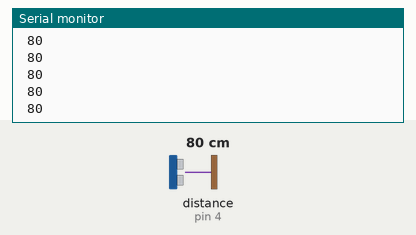
A sketch run on a simulated Arduino Uno, built with avr-gcc and run on an emulated ATmega328P. On the bench: the last lines printed to the serial monitor. Wiring (inferred from the names in the program): ultrasonic range finder: trigger pin 5; echo pin 4. Inputs (shaded band) come from the test bench; at power-on: distance to the obstacle (sensor on pin 4) 80 cm. The echo pulse lasts 58.3 µs per cm.

Above: at 1.2 s.
1.3 s: distance to the obstacle (sensor on pin 4) set to 2 cm
At 1.33 s:
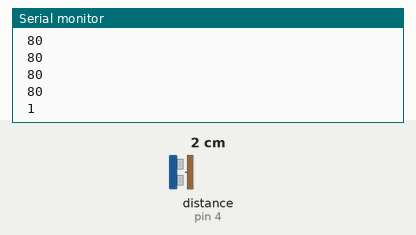
2.8 s: distance to the obstacle (sensor on pin 4) set to 4 cm
At 2.8 s:
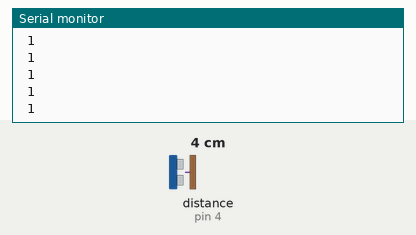
Timing chart, 0 to 5.8 s (numbered marks = the images above; inputs shaded):
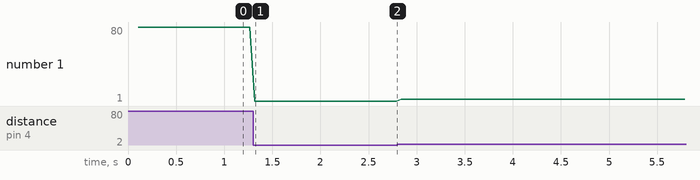

Measured:
- after the input at 1.3 s, the serial monitor: prints a new line at once (image 1)
- plotted number 1: 80 → 1 after the input at 1.3 s, 1 → 3 after the input at 2.8 s

The sketch:

simple-echo.ino
```cpp
/* Ultrasonic distance sensor example Simple version
   Based on public domain code from
   http://www.pcserviceselectronics.co.uk/arduino/Ultrasonic/simpleecho.php

   Paul Carpenter, PC Services
   25-April-2018

   Uses HC-SR04 four pin ultrasonic sensor to continuously output
   distances found when in range (every second).

   Results output onto serial port at 115,200 baud

   Attached hardware
        HC-SR04 5V and GND connected to pins on board
          default Trigger pin connected to pin 5
                  Echo pin connected to pin 4

   Works on principle sound travels at 343 m/s in dry air at 20 deg C

   So time per cm is 29.15452 micro seconds / cm

   For round trip (there and back)  58.30904 micro seconds / cm

   In order to reduce code size and execution time values are kept as integers
   and factor of 58 to calculate distances
*/

/* Pin definitions */
#define echopin     4
#define trigpin     5

/* time between readings in ms
   Readings below 20ms interval could have residual echo issues */
#define INTERVAL    50

/* Timeout for distance sensing rather than 1 second
   Equivalent to about 5m */
#define MAX_ECHO    30000

/* Scale factor round trip micro seconds per cm */
#define SCALE_CM    58

/* calculated distance in centimetres */
unsigned long distance;

void setup( )
{
Serial.begin( 115200 );

/* Configure pins and ensure trigger is OFF */
pinMode( trigpin, OUTPUT );
digitalWrite( trigpin, LOW );       // Set trig pin LOW here NOT later
pinMode( echopin, INPUT );
delay( 50 );
/* Send signon message */
Serial.println( "PC Services - Simple Range test" );
}


void loop( )
{
delay( INTERVAL );  // loop delay time between readings

// Trigger Ultrasonic pulse out
digitalWrite( trigpin, HIGH );
delayMicroseconds( 10 );
digitalWrite( trigpin, LOW );

/* echo time in microseconds
    Maximum  MAX_ECHO
    Minimum  0      (NO ECHO)

Timeout for measurements set by MAX_ECHO define */
distance = pulseIn( echopin, HIGH, MAX_ECHO );

/* Calculate distance only for VALID readings 0 is no echo or timeout */
if( distance )
  distance /= SCALE_CM;
else
  Serial.print( "Error\t" );
Serial.write( ' ' );
Serial.println( (int)( distance ) );  // Output distance in whole cm
}
```
